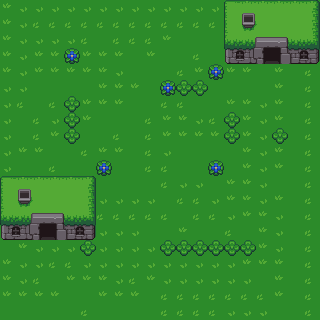

This game map was drawn from its Tiled (.tmx) file and the tilesets committed beside it. A one-line description and the trimmed map source follow:
An orthogonal 20x20 tile map with 16x16 px tiles, 3 tile layers (Ground, LowDec, Collision).

<map version="1.2" tiledversion="1.2.0" orientation="orthogonal" renderorder="right-down" width="20" height="20" tilewidth="16" tileheight="16" infinite="0" nextlayerid="4" nextobjectid="1">
 <tileset firstgid="1" source="tiles12.tsx" />
 <layer id="1" name="Ground" width="20" height="20" locked="1">
  <data>[400 cells, 400 non-empty, 4 distinct tile ids]</data>
 </layer>
 <layer id="2" name="LowDec" width="20" height="20" locked="1">
  <data>[400 cells, 22 non-empty, 2 distinct tile ids]</data>
 </layer>
 <layer id="3" name="Collision" width="20" height="20" locked="1">
  <data>[400 cells, 48 non-empty, 24 distinct tile ids]</data>
 </layer>
</map>
